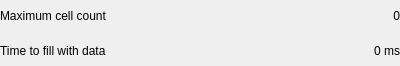
<?xml version="1.0" encoding="UTF-8"?>
<ui version="4.0">
 <class>StatisticsFrame</class>
 <widget class="QWidget" name="StatisticsFrame">
  <property name="geometry">
   <rect>
    <x>0</x>
    <y>0</y>
    <width>400</width>
    <height>66</height>
   </rect>
  </property>
  <layout class="QVBoxLayout" name="frameVerticalLayout">
   <property name="spacing">
    <number>4</number>
   </property>
   <property name="margin">
    <number>0</number>
   </property>
   <item>
    <layout class="QGridLayout" name="frameGridLayout">
     <item row="0" column="0">
      <widget class="QLabel" name="maximumCountLabel">
       <property name="sizePolicy">
        <sizepolicy hsizetype="MinimumExpanding" vsizetype="Preferred">
         <horstretch>0</horstretch>
         <verstretch>0</verstretch>
        </sizepolicy>
       </property>
       <property name="text">
        <string>Maximum cell count</string>
       </property>
      </widget>
     </item>
     <item row="0" column="1">
      <widget class="QLabel" name="maximumCountResLabel">
       <property name="text">
        <string>0</string>
       </property>
       <property name="alignment">
        <set>Qt::AlignRight|Qt::AlignTrailing|Qt::AlignVCenter</set>
       </property>
      </widget>
     </item>
     <item row="1" column="0">
      <widget class="QLabel" name="timeToFillLabel">
       <property name="sizePolicy">
        <sizepolicy hsizetype="MinimumExpanding" vsizetype="Preferred">
         <horstretch>0</horstretch>
         <verstretch>0</verstretch>
        </sizepolicy>
       </property>
       <property name="text">
        <string>Time to fill with data</string>
       </property>
      </widget>
     </item>
     <item row="1" column="1">
      <widget class="QLabel" name="timeToFillResLabel">
       <property name="text">
        <string>0 ms</string>
       </property>
       <property name="alignment">
        <set>Qt::AlignRight|Qt::AlignTrailing|Qt::AlignVCenter</set>
       </property>
      </widget>
     </item>
    </layout>
   </item>
  </layout>
 </widget>
 <resources/>
 <connections/>
</ui>
